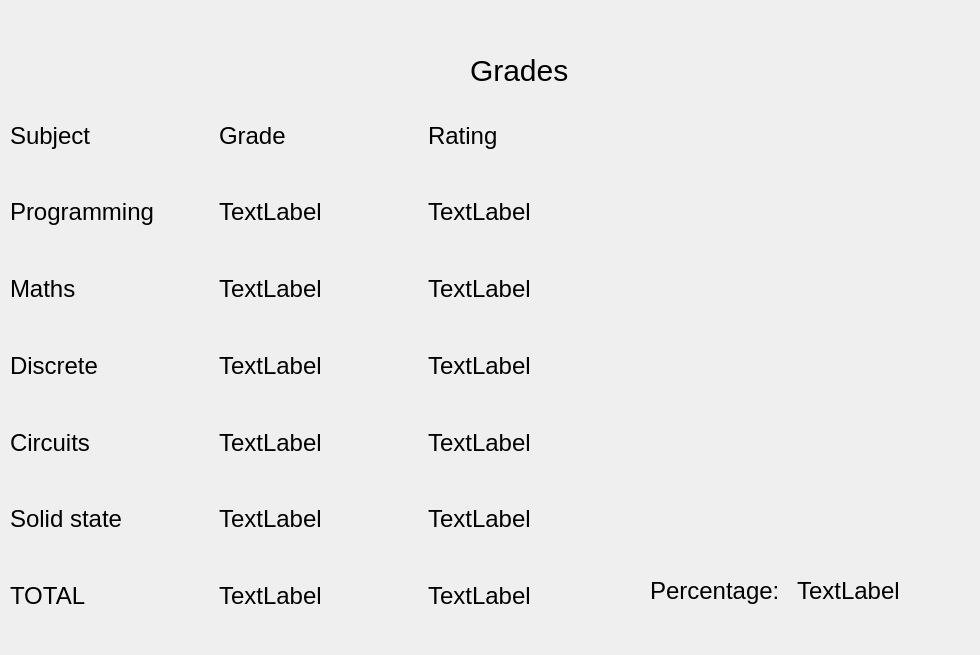
<?xml version="1.0" encoding="UTF-8"?>
<ui version="4.0">
 <class>grades</class>
 <widget class="QDialog" name="grades">
  <property name="geometry">
   <rect>
    <x>0</x>
    <y>0</y>
    <width>980</width>
    <height>655</height>
   </rect>
  </property>
  <property name="windowTitle">
   <string>Dialog</string>
  </property>
  <widget class="QLabel" name="label_13">
   <property name="geometry">
    <rect>
     <x>470</x>
     <y>50</y>
     <width>171</width>
     <height>41</height>
    </rect>
   </property>
   <property name="styleSheet">
    <string notr="true">QLabel{font-size:30px;}</string>
   </property>
   <property name="text">
    <string>Grades</string>
   </property>
  </widget>
  <widget class="QWidget" name="layoutWidget">
   <property name="geometry">
    <rect>
     <x>10</x>
     <y>100</y>
     <width>621</width>
     <height>531</height>
    </rect>
   </property>
   <layout class="QVBoxLayout" name="verticalLayout">
    <item>
     <layout class="QHBoxLayout" name="horizontalLayout_7">
      <item>
       <widget class="QLabel" name="label_20">
        <property name="styleSheet">
         <string notr="true">font-size: 18pt</string>
        </property>
        <property name="text">
         <string>Subject</string>
        </property>
       </widget>
      </item>
      <item>
       <widget class="QLabel" name="label_21">
        <property name="styleSheet">
         <string notr="true">font-size: 18pt</string>
        </property>
        <property name="text">
         <string>Grade</string>
        </property>
       </widget>
      </item>
      <item>
       <widget class="QLabel" name="label_22">
        <property name="styleSheet">
         <string notr="true">font-size: 18pt</string>
        </property>
        <property name="text">
         <string>Rating</string>
        </property>
       </widget>
      </item>
     </layout>
    </item>
    <item>
     <layout class="QHBoxLayout" name="horizontalLayout">
      <item>
       <widget class="QLabel" name="label">
        <property name="styleSheet">
         <string notr="true">font-size: 18pt</string>
        </property>
        <property name="text">
         <string>Programming</string>
        </property>
       </widget>
      </item>
      <item>
       <widget class="QLabel" name="label_2">
        <property name="styleSheet">
         <string notr="true">font-size: 18pt</string>
        </property>
        <property name="text">
         <string>TextLabel</string>
        </property>
       </widget>
      </item>
      <item>
       <widget class="QLabel" name="label_3">
        <property name="styleSheet">
         <string notr="true">font-size: 18pt</string>
        </property>
        <property name="text">
         <string>TextLabel</string>
        </property>
       </widget>
      </item>
     </layout>
    </item>
    <item>
     <layout class="QHBoxLayout" name="horizontalLayout_2">
      <item>
       <widget class="QLabel" name="label_4">
        <property name="styleSheet">
         <string notr="true">font-size: 18pt</string>
        </property>
        <property name="text">
         <string>Maths</string>
        </property>
       </widget>
      </item>
      <item>
       <widget class="QLabel" name="label_5">
        <property name="styleSheet">
         <string notr="true">font-size: 18pt</string>
        </property>
        <property name="text">
         <string>TextLabel</string>
        </property>
       </widget>
      </item>
      <item>
       <widget class="QLabel" name="label_6">
        <property name="styleSheet">
         <string notr="true">font-size: 18pt</string>
        </property>
        <property name="text">
         <string>TextLabel</string>
        </property>
       </widget>
      </item>
     </layout>
    </item>
    <item>
     <layout class="QHBoxLayout" name="horizontalLayout_3">
      <item>
       <widget class="QLabel" name="label_7">
        <property name="styleSheet">
         <string notr="true">font-size: 18pt</string>
        </property>
        <property name="text">
         <string>Discrete</string>
        </property>
       </widget>
      </item>
      <item>
       <widget class="QLabel" name="label_8">
        <property name="styleSheet">
         <string notr="true">font-size: 18pt</string>
        </property>
        <property name="text">
         <string>TextLabel</string>
        </property>
       </widget>
      </item>
      <item>
       <widget class="QLabel" name="label_9">
        <property name="styleSheet">
         <string notr="true">font-size: 18pt</string>
        </property>
        <property name="text">
         <string>TextLabel</string>
        </property>
       </widget>
      </item>
     </layout>
    </item>
    <item>
     <layout class="QHBoxLayout" name="horizontalLayout_4">
      <item>
       <widget class="QLabel" name="label_10">
        <property name="styleSheet">
         <string notr="true">font-size: 18pt</string>
        </property>
        <property name="text">
         <string>Circuits</string>
        </property>
       </widget>
      </item>
      <item>
       <widget class="QLabel" name="label_11">
        <property name="styleSheet">
         <string notr="true">font-size: 18pt</string>
        </property>
        <property name="text">
         <string>TextLabel</string>
        </property>
       </widget>
      </item>
      <item>
       <widget class="QLabel" name="label_12">
        <property name="styleSheet">
         <string notr="true">font-size: 18pt</string>
        </property>
        <property name="text">
         <string>TextLabel</string>
        </property>
       </widget>
      </item>
     </layout>
    </item>
    <item>
     <layout class="QHBoxLayout" name="horizontalLayout_5">
      <item>
       <widget class="QLabel" name="label_14">
        <property name="styleSheet">
         <string notr="true">font-size: 18pt</string>
        </property>
        <property name="text">
         <string>Solid state</string>
        </property>
       </widget>
      </item>
      <item>
       <widget class="QLabel" name="label_15">
        <property name="styleSheet">
         <string notr="true">font-size: 18pt</string>
        </property>
        <property name="text">
         <string>TextLabel</string>
        </property>
       </widget>
      </item>
      <item>
       <widget class="QLabel" name="label_16">
        <property name="styleSheet">
         <string notr="true">font-size: 18pt</string>
        </property>
        <property name="text">
         <string>TextLabel</string>
        </property>
       </widget>
      </item>
     </layout>
    </item>
    <item>
     <layout class="QHBoxLayout" name="horizontalLayout_6">
      <item>
       <widget class="QLabel" name="label_17">
        <property name="styleSheet">
         <string notr="true">font-size: 18pt</string>
        </property>
        <property name="text">
         <string>TOTAL</string>
        </property>
       </widget>
      </item>
      <item>
       <widget class="QLabel" name="label_18">
        <property name="styleSheet">
         <string notr="true">font-size: 18pt</string>
        </property>
        <property name="text">
         <string>TextLabel</string>
        </property>
       </widget>
      </item>
      <item>
       <widget class="QLabel" name="label_19">
        <property name="styleSheet">
         <string notr="true">font-size: 18pt</string>
        </property>
        <property name="text">
         <string>TextLabel</string>
        </property>
       </widget>
      </item>
     </layout>
    </item>
   </layout>
  </widget>
  <widget class="QWidget" name="layoutWidget">
   <property name="geometry">
    <rect>
     <x>650</x>
     <y>550</y>
     <width>287</width>
     <height>81</height>
    </rect>
   </property>
   <layout class="QHBoxLayout" name="horizontalLayout_8">
    <item>
     <widget class="QLabel" name="label_24">
      <property name="styleSheet">
       <string notr="true">font-size: 18pt</string>
      </property>
      <property name="text">
       <string>Percentage:</string>
      </property>
     </widget>
    </item>
    <item>
     <widget class="QLabel" name="label_23">
      <property name="styleSheet">
       <string notr="true">font-size: 18pt</string>
      </property>
      <property name="text">
       <string>TextLabel</string>
      </property>
     </widget>
    </item>
   </layout>
  </widget>
 </widget>
 <resources/>
 <connections/>
</ui>
